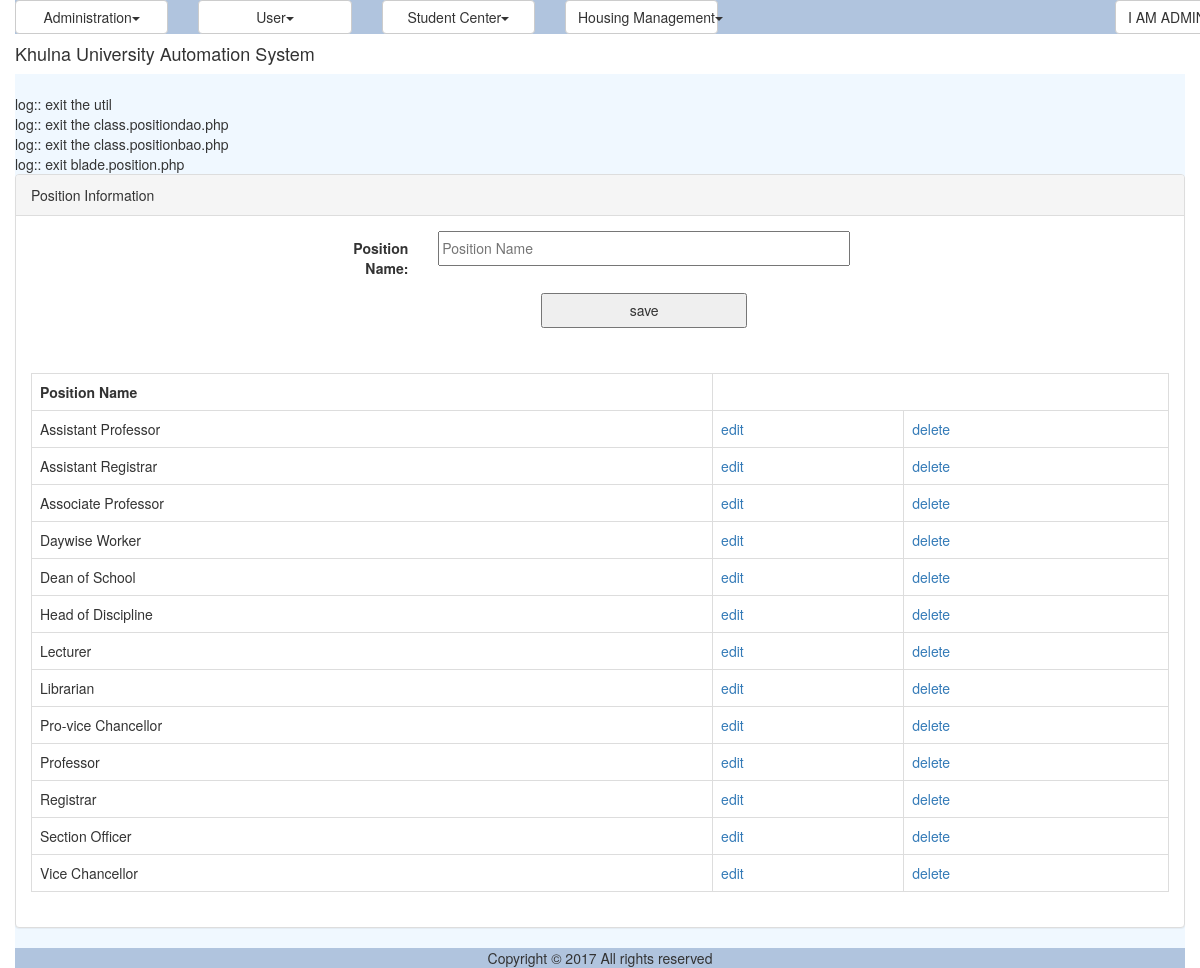
/position.php (signed in), run on the app's committed database.
### tables this page shows
CREATE TABLE `tbl_position` (
  `ID` varchar(40) NOT NULL,
  `Name` varchar(50) NOT NULL
);

### common/class.common.php (called while the page is built, shortened)
<?php
include_once 'class.common.user.php';
class Result{
    private $_IsSuccess=0;
    private $_ResultObject;
    public function setIsSuccess($IsSuccess){
        $this->_IsSuccess = $IsSuccess;
    }
    public function getIsSuccess(){
        return $this->_IsSuccess;
    }
    public function setResultObject($ResultObject){
        $this->_ResultObject = $ResultObject;
    }
    public function getResultObject(){
        return $this->_ResultObject;
    }
}
?>

### common/class.common.user.php (called while the page is built, shortened)
<?php
class Position{
    private $_ID;
    private $_Name;
    public function setID ( $ID ) {
        $this->_ID = $ID;
    }
    public function getID () {
        return $this->_ID;
    }
    public function setName( $Name ) {
        $this->_Name = $Name;
    }
    public function getName() {
        return $this->_Name;
    }
}
?>

### modules/user/ui/view.position.php (the view)
<?php
include_once 'blade/view.position.blade.php';
include_once './common/class.common.php';
?>
<div class="panel panel-default">
    <div class="panel-heading">Position Information</div>
    <div class="panel-body">
	<div id="form">
		<form method="post" class="form-horizontal">
				<div class="form-group">
              	<label class="control-label col-sm-2" for="txtName">Position Name:</label>
              	<div class="col-sm-10">
					<input type="text" name="txtName" placeholder="Position Name" value="<?php
					if(isset($_GET['edit'])) echo $getROW->getName();  ?>" />
				</div>
				</div>
		        <div class="form-group">
	              <div class="col-sm-offset-2 col-sm-10">
						<?php
						if(isset($_GET['edit']))
						{
							?>
							<button type="submit" name="update">update</button>
							<?php
						}
						else
						{
							?>
							<button type="submit" name="save">save</button>
							<?php
						}
						?>
				</div>
				</div>
		</form>
	</div>
	</div>
	<div class="panel-body">
	<table class="table table-bordered">
	<?php
	$Result = $_PositionBAO->getAllPositions();
	if($Result->getIsSuccess()){
		$PositionList = $Result->getResultObject();
	?>
		<tr>
			<th>Position Name</th>
		</tr>
		<?php
		for($i = 0; $i < sizeof($PositionList); $i++) {
			$Position = $PositionList[$i];
			?>
		    <tr>
			    <td><?php echo $Position->getName(); ?></td>
			    <td><a href="?edit=<?php echo $Position->getID(); ?>" onclick="return confirm('sure to edit !'); " >edit</a></td>
			    <td><a href="?del=<?php echo $Position->getID(); ?>" onclick="return confirm('sure to delete !'); " >delete</a></td>
		    </tr>
	    <?php
		}
	}
	else{
		echo $Result->getResultObject();
	}
	?>
	</table>
	</div>
</div>

### resources/css/style.css (style rules this page uses)
#form { width:500px; margin:0px auto; text-align:center; }
#form form input { width:100%; height:35px; }
form button { width:50%; height:35px; }
table,td { border:solid #e9e9e9 1px; }

### data on the page
tbl_position: Name "Assistant Professor"
tbl_position: Name "Assistant Registrar"
tbl_position: Name "Associate Professor"
tbl_position: Name "Daywise Worker"
tbl_position: Name "Dean of School"
tbl_position: Name "Head of Discipline"
tbl_position: Name "Lecturer"
tbl_position: Name "Librarian"
tbl_position: Name "Pro-vice Chancellor"
tbl_position: Name "Professor"
tbl_position: Name "Registrar"
tbl_position: Name "Section Officer"
tbl_position: Name "Vice Chancellor"

### other printed values
$globalMenu[$i]->getTitle() "Administration User Student Center Housing Management"
$CurrentUser->getFirstName() "I AM"
